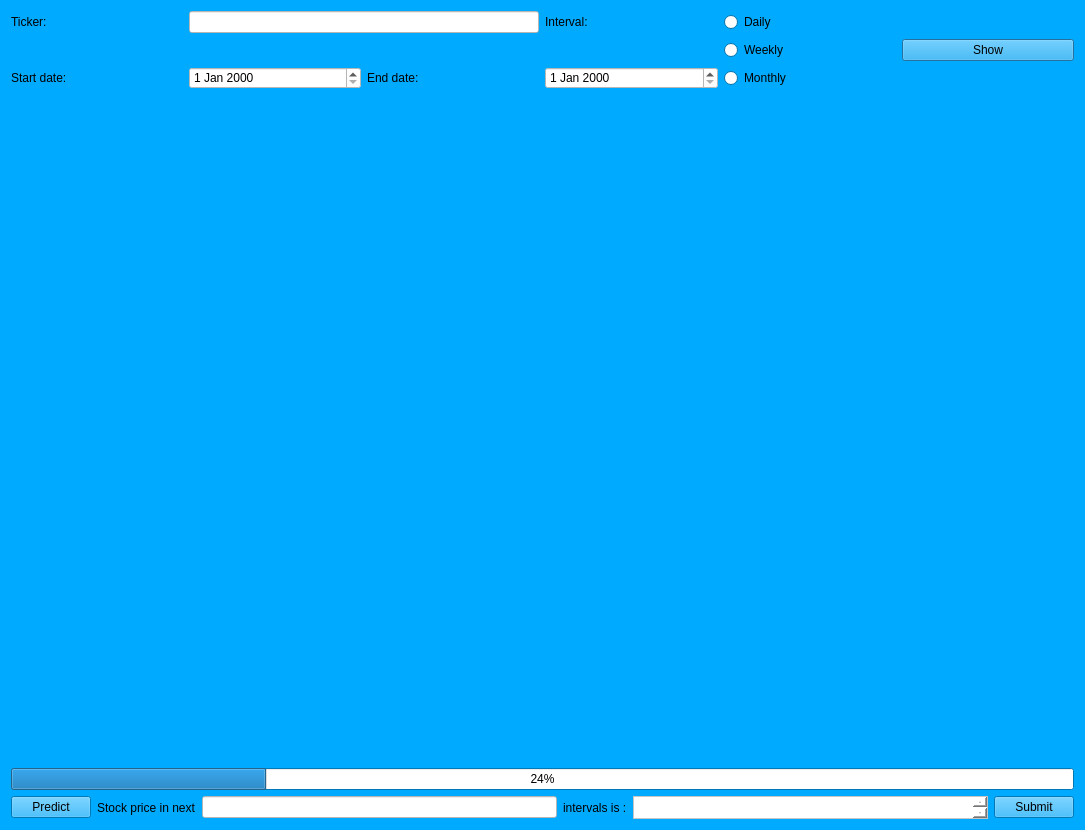
<?xml version="1.0" encoding="UTF-8"?>
<ui version="4.0">
 <class>Dialog</class>
 <widget class="QDialog" name="Dialog">
  <property name="geometry">
   <rect>
    <x>0</x>
    <y>0</y>
    <width>1085</width>
    <height>830</height>
   </rect>
  </property>
  <property name="palette">
   <palette>
    <active>
     <colorrole role="WindowText">
      <brush brushstyle="SolidPattern">
       <color alpha="255">
        <red>0</red>
        <green>0</green>
        <blue>0</blue>
       </color>
      </brush>
     </colorrole>
     <colorrole role="Button">
      <brush brushstyle="SolidPattern">
       <color alpha="255">
        <red>0</red>
        <green>170</green>
        <blue>255</blue>
       </color>
      </brush>
     </colorrole>
     <colorrole role="Light">
      <brush brushstyle="SolidPattern">
       <color alpha="255">
        <red>127</red>
        <green>212</green>
        <blue>255</blue>
       </color>
      </brush>
     </colorrole>
     <colorrole role="Midlight">
      <brush brushstyle="SolidPattern">
       <color alpha="255">
        <red>63</red>
        <green>191</green>
        <blue>255</blue>
       </color>
      </brush>
     </colorrole>
     <colorrole role="Dark">
      <brush brushstyle="SolidPattern">
       <color alpha="255">
        <red>0</red>
        <green>85</green>
        <blue>127</blue>
       </color>
      </brush>
     </colorrole>
     <colorrole role="Mid">
      <brush brushstyle="SolidPattern">
       <color alpha="255">
        <red>0</red>
        <green>113</green>
        <blue>170</blue>
       </color>
      </brush>
     </colorrole>
     <colorrole role="Text">
      <brush brushstyle="SolidPattern">
       <color alpha="255">
        <red>0</red>
        <green>0</green>
        <blue>0</blue>
       </color>
      </brush>
     </colorrole>
     <colorrole role="BrightText">
      <brush brushstyle="SolidPattern">
       <color alpha="255">
        <red>255</red>
        <green>255</green>
        <blue>255</blue>
       </color>
      </brush>
     </colorrole>
     <colorrole role="ButtonText">
      <brush brushstyle="SolidPattern">
       <color alpha="255">
        <red>0</red>
        <green>0</green>
        <blue>0</blue>
       </color>
      </brush>
     </colorrole>
     <colorrole role="Base">
      <brush brushstyle="SolidPattern">
       <color alpha="255">
        <red>255</red>
        <green>255</green>
        <blue>255</blue>
       </color>
      </brush>
     </colorrole>
     <colorrole role="Window">
      <brush brushstyle="SolidPattern">
       <color alpha="255">
        <red>0</red>
        <green>170</green>
        <blue>255</blue>
       </color>
      </brush>
     </colorrole>
     <colorrole role="Shadow">
      <brush brushstyle="SolidPattern">
       <color alpha="255">
        <red>0</red>
        <green>0</green>
        <blue>0</blue>
       </color>
      </brush>
     </colorrole>
     <colorrole role="AlternateBase">
      <brush brushstyle="SolidPattern">
       <color alpha="255">
        <red>127</red>
        <green>212</green>
        <blue>255</blue>
       </color>
      </brush>
     </colorrole>
     <colorrole role="ToolTipBase">
      <brush brushstyle="SolidPattern">
       <color alpha="255">
        <red>255</red>
        <green>255</green>
        <blue>220</blue>
       </color>
      </brush>
     </colorrole>
     <colorrole role="ToolTipText">
      <brush brushstyle="SolidPattern">
       <color alpha="255">
        <red>0</red>
        <green>0</green>
        <blue>0</blue>
       </color>
      </brush>
     </colorrole>
     <colorrole role="PlaceholderText">
      <brush brushstyle="SolidPattern">
       <color alpha="128">
        <red>0</red>
        <green>0</green>
        <blue>0</blue>
       </color>
      </brush>
     </colorrole>
    </active>
    <inactive>
     <colorrole role="WindowText">
      <brush brushstyle="SolidPattern">
       <color alpha="255">
        <red>0</red>
        <green>0</green>
        <blue>0</blue>
       </color>
      </brush>
     </colorrole>
     <colorrole role="Button">
      <brush brushstyle="SolidPattern">
       <color alpha="255">
        <red>0</red>
        <green>170</green>
        <blue>255</blue>
       </color>
      </brush>
     </colorrole>
     <colorrole role="Light">
      <brush brushstyle="SolidPattern">
       <color alpha="255">
        <red>127</red>
        <green>212</green>
        <blue>255</blue>
       </color>
      </brush>
     </colorrole>
     <colorrole role="Midlight">
      <brush brushstyle="SolidPattern">
       <color alpha="255">
        <red>63</red>
        <green>191</green>
        <blue>255</blue>
       </color>
      </brush>
     </colorrole>
     <colorrole role="Dark">
      <brush brushstyle="SolidPattern">
       <color alpha="255">
        <red>0</red>
        <green>85</green>
        <blue>127</blue>
       </color>
      </brush>
     </colorrole>
     <colorrole role="Mid">
      <brush brushstyle="SolidPattern">
       <color alpha="255">
        <red>0</red>
        <green>113</green>
        <blue>170</blue>
       </color>
      </brush>
     </colorrole>
     <colorrole role="Text">
      <brush brushstyle="SolidPattern">
       <color alpha="255">
        <red>0</red>
        <green>0</green>
        <blue>0</blue>
       </color>
      </brush>
     </colorrole>
     <colorrole role="BrightText">
      <brush brushstyle="SolidPattern">
       <color alpha="255">
        <red>255</red>
        <green>255</green>
        <blue>255</blue>
       </color>
      </brush>
     </colorrole>
     <colorrole role="ButtonText">
      <brush brushstyle="SolidPattern">
       <color alpha="255">
        <red>0</red>
        <green>0</green>
        <blue>0</blue>
       </color>
      </brush>
     </colorrole>
     <colorrole role="Base">
      <brush brushstyle="SolidPattern">
       <color alpha="255">
        <red>255</red>
        <green>255</green>
        <blue>255</blue>
       </color>
      </brush>
     </colorrole>
     <colorrole role="Window">
      <brush brushstyle="SolidPattern">
       <color alpha="255">
        <red>0</red>
        <green>170</green>
        <blue>255</blue>
       </color>
      </brush>
     </colorrole>
     <colorrole role="Shadow">
      <brush brushstyle="SolidPattern">
       <color alpha="255">
        <red>0</red>
        <green>0</green>
        <blue>0</blue>
       </color>
      </brush>
     </colorrole>
     <colorrole role="AlternateBase">
      <brush brushstyle="SolidPattern">
       <color alpha="255">
        <red>127</red>
        <green>212</green>
        <blue>255</blue>
       </color>
      </brush>
     </colorrole>
     <colorrole role="ToolTipBase">
      <brush brushstyle="SolidPattern">
       <color alpha="255">
        <red>255</red>
        <green>255</green>
        <blue>220</blue>
       </color>
      </brush>
     </colorrole>
     <colorrole role="ToolTipText">
      <brush brushstyle="SolidPattern">
       <color alpha="255">
        <red>0</red>
        <green>0</green>
        <blue>0</blue>
       </color>
      </brush>
     </colorrole>
     <colorrole role="PlaceholderText">
      <brush brushstyle="SolidPattern">
       <color alpha="128">
        <red>0</red>
        <green>0</green>
        <blue>0</blue>
       </color>
      </brush>
     </colorrole>
    </inactive>
    <disabled>
     <colorrole role="WindowText">
      <brush brushstyle="SolidPattern">
       <color alpha="255">
        <red>0</red>
        <green>85</green>
        <blue>127</blue>
       </color>
      </brush>
     </colorrole>
     <colorrole role="Button">
      <brush brushstyle="SolidPattern">
       <color alpha="255">
        <red>0</red>
        <green>170</green>
        <blue>255</blue>
       </color>
      </brush>
     </colorrole>
     <colorrole role="Light">
      <brush brushstyle="SolidPattern">
       <color alpha="255">
        <red>127</red>
        <green>212</green>
        <blue>255</blue>
       </color>
      </brush>
     </colorrole>
     <colorrole role="Midlight">
      <brush brushstyle="SolidPattern">
       <color alpha="255">
        <red>63</red>
        <green>191</green>
        <blue>255</blue>
       </color>
      </brush>
     </colorrole>
     <colorrole role="Dark">
      <brush brushstyle="SolidPattern">
       <color alpha="255">
        <red>0</red>
        <green>85</green>
        <blue>127</blue>
       </color>
      </brush>
     </colorrole>
     <colorrole role="Mid">
      <brush brushstyle="SolidPattern">
       <color alpha="255">
        <red>0</red>
        <green>113</green>
        <blue>170</blue>
       </color>
      </brush>
     </colorrole>
     <colorrole role="Text">
      <brush brushstyle="SolidPattern">
       <color alpha="255">
        <red>0</red>
        <green>85</green>
        <blue>127</blue>
       </color>
      </brush>
     </colorrole>
     <colorrole role="BrightText">
      <brush brushstyle="SolidPattern">
       <color alpha="255">
        <red>255</red>
        <green>255</green>
        <blue>255</blue>
       </color>
      </brush>
     </colorrole>
     <colorrole role="ButtonText">
      <brush brushstyle="SolidPattern">
       <color alpha="255">
        <red>0</red>
        <green>85</green>
        <blue>127</blue>
       </color>
      </brush>
     </colorrole>
     <colorrole role="Base">
      <brush brushstyle="SolidPattern">
       <color alpha="255">
        <red>0</red>
        <green>170</green>
        <blue>255</blue>
       </color>
      </brush>
     </colorrole>
     <colorrole role="Window">
      <brush brushstyle="SolidPattern">
       <color alpha="255">
        <red>0</red>
        <green>170</green>
        <blue>255</blue>
       </color>
      </brush>
     </colorrole>
     <colorrole role="Shadow">
      <brush brushstyle="SolidPattern">
       <color alpha="255">
        <red>0</red>
        <green>0</green>
        <blue>0</blue>
       </color>
      </brush>
     </colorrole>
     <colorrole role="AlternateBase">
      <brush brushstyle="SolidPattern">
       <color alpha="255">
        <red>0</red>
        <green>170</green>
        <blue>255</blue>
       </color>
      </brush>
     </colorrole>
     <colorrole role="ToolTipBase">
      <brush brushstyle="SolidPattern">
       <color alpha="255">
        <red>255</red>
        <green>255</green>
        <blue>220</blue>
       </color>
      </brush>
     </colorrole>
     <colorrole role="ToolTipText">
      <brush brushstyle="SolidPattern">
       <color alpha="255">
        <red>0</red>
        <green>0</green>
        <blue>0</blue>
       </color>
      </brush>
     </colorrole>
     <colorrole role="PlaceholderText">
      <brush brushstyle="SolidPattern">
       <color alpha="128">
        <red>0</red>
        <green>0</green>
        <blue>0</blue>
       </color>
      </brush>
     </colorrole>
    </disabled>
   </palette>
  </property>
  <property name="windowTitle">
   <string>Price Prediction Using ARIMA model</string>
  </property>
  <layout class="QGridLayout" name="gridLayout_2">
   <item row="0" column="0">
    <layout class="QVBoxLayout" name="verticalLayout">
     <item>
      <layout class="QGridLayout" name="gridLayout">
       <item row="0" column="0">
        <widget class="QLabel" name="label_2">
         <property name="styleSheet">
          <string notr="true">font: 12pt &quot;MS Shell Dlg 2&quot;;</string>
         </property>
         <property name="text">
          <string>Ticker:</string>
         </property>
        </widget>
       </item>
       <item row="0" column="1" colspan="2">
        <widget class="QLineEdit" name="PriceTicker">
         <property name="styleSheet">
          <string notr="true">background-color: rgb(255, 255, 255);</string>
         </property>
        </widget>
       </item>
       <item row="0" column="3">
        <widget class="QLabel" name="label">
         <property name="styleSheet">
          <string notr="true">font: 12pt &quot;MS Shell Dlg 2&quot;;</string>
         </property>
         <property name="text">
          <string>Interval:</string>
         </property>
        </widget>
       </item>
       <item row="0" column="4">
        <widget class="QRadioButton" name="DailyInt">
         <property name="text">
          <string>Daily</string>
         </property>
        </widget>
       </item>
       <item row="1" column="4">
        <widget class="QRadioButton" name="WeeklyInt">
         <property name="text">
          <string>Weekly</string>
         </property>
        </widget>
       </item>
       <item row="1" column="5">
        <widget class="QPushButton" name="PriceShow">
         <property name="styleSheet">
          <string notr="true"/>
         </property>
         <property name="text">
          <string>Show</string>
         </property>
        </widget>
       </item>
       <item row="2" column="0">
        <widget class="QLabel" name="label_3">
         <property name="styleSheet">
          <string notr="true">font: 12pt &quot;MS Shell Dlg 2&quot;;</string>
         </property>
         <property name="text">
          <string>Start date:</string>
         </property>
        </widget>
       </item>
       <item row="2" column="1">
        <widget class="QDateEdit" name="StartDate">
         <property name="styleSheet">
          <string notr="true">background-color: rgb(255, 255, 255);</string>
         </property>
        </widget>
       </item>
       <item row="2" column="2">
        <widget class="QLabel" name="label_4">
         <property name="styleSheet">
          <string notr="true">font: 12pt &quot;MS Shell Dlg 2&quot;;</string>
         </property>
         <property name="text">
          <string>End date:</string>
         </property>
        </widget>
       </item>
       <item row="2" column="3">
        <widget class="QDateEdit" name="EndDate">
         <property name="styleSheet">
          <string notr="true">background-color: rgb(255, 255, 255);</string>
         </property>
        </widget>
       </item>
       <item row="2" column="4">
        <widget class="QRadioButton" name="MonthlyInt">
         <property name="text">
          <string>Monthly</string>
         </property>
        </widget>
       </item>
      </layout>
     </item>
     <item>
      <widget class="MplWidget" name="PricePlot" native="true">
       <property name="minimumSize">
        <size>
         <width>300</width>
         <height>500</height>
        </size>
       </property>
       <property name="palette">
        <palette>
         <active>
          <colorrole role="WindowText">
           <brush brushstyle="SolidPattern">
            <color alpha="255">
             <red>0</red>
             <green>0</green>
             <blue>0</blue>
            </color>
           </brush>
          </colorrole>
          <colorrole role="Button">
           <brush brushstyle="SolidPattern">
            <color alpha="255">
             <red>0</red>
             <green>170</green>
             <blue>255</blue>
            </color>
           </brush>
          </colorrole>
          <colorrole role="Light">
           <brush brushstyle="SolidPattern">
            <color alpha="255">
             <red>127</red>
             <green>212</green>
             <blue>255</blue>
            </color>
           </brush>
          </colorrole>
          <colorrole role="Midlight">
           <brush brushstyle="SolidPattern">
            <color alpha="255">
             <red>63</red>
             <green>191</green>
             <blue>255</blue>
            </color>
           </brush>
          </colorrole>
          <colorrole role="Dark">
           <brush brushstyle="SolidPattern">
            <color alpha="255">
             <red>0</red>
             <green>85</green>
             <blue>127</blue>
            </color>
           </brush>
          </colorrole>
          <colorrole role="Mid">
           <brush brushstyle="SolidPattern">
            <color alpha="255">
             <red>0</red>
             <green>113</green>
             <blue>170</blue>
            </color>
           </brush>
          </colorrole>
          <colorrole role="Text">
           <brush brushstyle="SolidPattern">
            <color alpha="255">
             <red>0</red>
             <green>0</green>
             <blue>0</blue>
            </color>
           </brush>
          </colorrole>
          <colorrole role="BrightText">
           <brush brushstyle="SolidPattern">
            <color alpha="255">
             <red>255</red>
             <green>255</green>
             <blue>255</blue>
            </color>
           </brush>
          </colorrole>
          <colorrole role="ButtonText">
           <brush brushstyle="SolidPattern">
            <color alpha="255">
             <red>0</red>
             <green>0</green>
             <blue>0</blue>
            </color>
           </brush>
          </colorrole>
          <colorrole role="Base">
           <brush brushstyle="SolidPattern">
            <color alpha="255">
             <red>255</red>
             <green>255</green>
             <blue>255</blue>
            </color>
           </brush>
          </colorrole>
          <colorrole role="Window">
           <brush brushstyle="SolidPattern">
            <color alpha="255">
             <red>0</red>
             <green>170</green>
             <blue>255</blue>
            </color>
           </brush>
          </colorrole>
          <colorrole role="Shadow">
           <brush brushstyle="SolidPattern">
            <color alpha="255">
             <red>0</red>
             <green>0</green>
             <blue>0</blue>
            </color>
           </brush>
          </colorrole>
          <colorrole role="AlternateBase">
           <brush brushstyle="SolidPattern">
            <color alpha="255">
             <red>127</red>
             <green>212</green>
             <blue>255</blue>
            </color>
           </brush>
          </colorrole>
          <colorrole role="ToolTipBase">
           <brush brushstyle="SolidPattern">
            <color alpha="255">
             <red>255</red>
             <green>255</green>
             <blue>220</blue>
            </color>
           </brush>
          </colorrole>
          <colorrole role="ToolTipText">
           <brush brushstyle="SolidPattern">
            <color alpha="255">
             <red>0</red>
             <green>0</green>
             <blue>0</blue>
            </color>
           </brush>
          </colorrole>
          <colorrole role="PlaceholderText">
           <brush brushstyle="SolidPattern">
            <color alpha="128">
             <red>0</red>
             <green>0</green>
             <blue>0</blue>
            </color>
           </brush>
          </colorrole>
         </active>
         <inactive>
          <colorrole role="WindowText">
           <brush brushstyle="SolidPattern">
            <color alpha="255">
             <red>0</red>
             <green>0</green>
             <blue>0</blue>
            </color>
           </brush>
          </colorrole>
          <colorrole role="Button">
           <brush brushstyle="SolidPattern">
            <color alpha="255">
             <red>0</red>
             <green>170</green>
             <blue>255</blue>
            </color>
           </brush>
          </colorrole>
          <colorrole role="Light">
           <brush brushstyle="SolidPattern">
            <color alpha="255">
             <red>127</red>
             <green>212</green>
             <blue>255</blue>
            </color>
           </brush>
          </colorrole>
          <colorrole role="Midlight">
           <brush brushstyle="SolidPattern">
            <color alpha="255">
             <red>63</red>
             <green>191</green>
             <blue>255</blue>
            </color>
           </brush>
          </colorrole>
          <colorrole role="Dark">
           <brush brushstyle="SolidPattern">
            <color alpha="255">
             <red>0</red>
             <green>85</green>
             <blue>127</blue>
            </color>
           </brush>
          </colorrole>
          <colorrole role="Mid">
           <brush brushstyle="SolidPattern">
            <color alpha="255">
             <red>0</red>
             <green>113</green>
             <blue>170</blue>
            </color>
           </brush>
          </colorrole>
          <colorrole role="Text">
           <brush brushstyle="SolidPattern">
            <color alpha="255">
             <red>0</red>
             <green>0</green>
             <blue>0</blue>
            </color>
           </brush>
          </colorrole>
          <colorrole role="BrightText">
           <brush brushstyle="SolidPattern">
            <color alpha="255">
             <red>255</red>
             <green>255</green>
             <blue>255</blue>
            </color>
           </brush>
          </colorrole>
          <colorrole role="ButtonText">
           <brush brushstyle="SolidPattern">
            <color alpha="255">
             <red>0</red>
             <green>0</green>
             <blue>0</blue>
            </color>
           </brush>
          </colorrole>
          <colorrole role="Base">
           <brush brushstyle="SolidPattern">
            <color alpha="255">
             <red>255</red>
             <green>255</green>
             <blue>255</blue>
            </color>
           </brush>
          </colorrole>
          <colorrole role="Window">
           <brush brushstyle="SolidPattern">
            <color alpha="255">
             <red>0</red>
             <green>170</green>
             <blue>255</blue>
            </color>
           </brush>
          </colorrole>
          <colorrole role="Shadow">
           <brush brushstyle="SolidPattern">
            <color alpha="255">
             <red>0</red>
             <green>0</green>
             <blue>0</blue>
            </color>
           </brush>
          </colorrole>
          <colorrole role="AlternateBase">
           <brush brushstyle="SolidPattern">
            <color alpha="255">
             <red>127</red>
             <green>212</green>
             <blue>255</blue>
            </color>
           </brush>
          </colorrole>
          <colorrole role="ToolTipBase">
           <brush brushstyle="SolidPattern">
            <color alpha="255">
             <red>255</red>
             <green>255</green>
             <blue>220</blue>
            </color>
           </brush>
          </colorrole>
          <colorrole role="ToolTipText">
           <brush brushstyle="SolidPattern">
            <color alpha="255">
             <red>0</red>
             <green>0</green>
             <blue>0</blue>
            </color>
           </brush>
          </colorrole>
          <colorrole role="PlaceholderText">
           <brush brushstyle="SolidPattern">
            <color alpha="128">
             <red>0</red>
             <green>0</green>
             <blue>0</blue>
            </color>
           </brush>
          </colorrole>
         </inactive>
         <disabled>
          <colorrole role="WindowText">
           <brush brushstyle="SolidPattern">
            <color alpha="255">
             <red>0</red>
             <green>85</green>
             <blue>127</blue>
            </color>
           </brush>
          </colorrole>
          <colorrole role="Button">
           <brush brushstyle="SolidPattern">
            <color alpha="255">
             <red>0</red>
             <green>170</green>
             <blue>255</blue>
            </color>
           </brush>
          </colorrole>
          <colorrole role="Light">
           <brush brushstyle="SolidPattern">
            <color alpha="255">
             <red>127</red>
             <green>212</green>
             <blue>255</blue>
            </color>
           </brush>
          </colorrole>
          <colorrole role="Midlight">
           <brush brushstyle="SolidPattern">
            <color alpha="255">
             <red>63</red>
             <green>191</green>
             <blue>255</blue>
            </color>
           </brush>
          </colorrole>
          <colorrole role="Dark">
           <brush brushstyle="SolidPattern">
            <color alpha="255">
             <red>0</red>
             <green>85</green>
             <blue>127</blue>
            </color>
           </brush>
          </colorrole>
          <colorrole role="Mid">
           <brush brushstyle="SolidPattern">
            <color alpha="255">
             <red>0</red>
             <green>113</green>
             <blue>170</blue>
            </color>
           </brush>
          </colorrole>
          <colorrole role="Text">
           <brush brushstyle="SolidPattern">
            <color alpha="255">
             <red>0</red>
             <green>85</green>
             <blue>127</blue>
            </color>
           </brush>
          </colorrole>
          <colorrole role="BrightText">
           <brush brushstyle="SolidPattern">
            <color alpha="255">
             <red>255</red>
             <green>255</green>
             <blue>255</blue>
            </color>
           </brush>
          </colorrole>
          <colorrole role="ButtonText">
           <brush brushstyle="SolidPattern">
            <color alpha="255">
             <red>0</red>
             <green>85</green>
             <blue>127</blue>
            </color>
           </brush>
          </colorrole>
          <colorrole role="Base">
           <brush brushstyle="SolidPattern">
            <color alpha="255">
             <red>0</red>
             <green>170</green>
             <blue>255</blue>
            </color>
           </brush>
          </colorrole>
          <colorrole role="Window">
           <brush brushstyle="SolidPattern">
            <color alpha="255">
             <red>0</red>
             <green>170</green>
             <blue>255</blue>
            </color>
           </brush>
          </colorrole>
          <colorrole role="Shadow">
           <brush brushstyle="SolidPattern">
            <color alpha="255">
             <red>0</red>
             <green>0</green>
             <blue>0</blue>
            </color>
           </brush>
          </colorrole>
          <colorrole role="AlternateBase">
           <brush brushstyle="SolidPattern">
            <color alpha="255">
             <red>0</red>
             <green>170</green>
             <blue>255</blue>
            </color>
           </brush>
          </colorrole>
          <colorrole role="ToolTipBase">
           <brush brushstyle="SolidPattern">
            <color alpha="255">
             <red>255</red>
             <green>255</green>
             <blue>220</blue>
            </color>
           </brush>
          </colorrole>
          <colorrole role="ToolTipText">
           <brush brushstyle="SolidPattern">
            <color alpha="255">
             <red>0</red>
             <green>0</green>
             <blue>0</blue>
            </color>
           </brush>
          </colorrole>
          <colorrole role="PlaceholderText">
           <brush brushstyle="SolidPattern">
            <color alpha="128">
             <red>0</red>
             <green>0</green>
             <blue>0</blue>
            </color>
           </brush>
          </colorrole>
         </disabled>
        </palette>
       </property>
      </widget>
     </item>
     <item>
      <widget class="QProgressBar" name="progressBar">
       <property name="value">
        <number>24</number>
       </property>
      </widget>
     </item>
     <item>
      <layout class="QHBoxLayout" name="horizontalLayout">
       <item>
        <widget class="QPushButton" name="PredictButton">
         <property name="styleSheet">
          <string notr="true"/>
         </property>
         <property name="text">
          <string>Predict</string>
         </property>
        </widget>
       </item>
       <item>
        <widget class="QLabel" name="label_5">
         <property name="styleSheet">
          <string notr="true">font: 12pt &quot;MS Shell Dlg 2&quot;;</string>
         </property>
         <property name="text">
          <string>Stock price in next</string>
         </property>
        </widget>
       </item>
       <item>
        <widget class="QLineEdit" name="FuturePeriods">
         <property name="styleSheet">
          <string notr="true">background-color: rgb(255, 255, 255);</string>
         </property>
        </widget>
       </item>
       <item>
        <widget class="QLabel" name="label_6">
         <property name="styleSheet">
          <string notr="true">font: 12pt &quot;MS Shell Dlg 2&quot;;</string>
         </property>
         <property name="text">
          <string>intervals is :</string>
         </property>
        </widget>
       </item>
       <item>
        <widget class="QTextBrowser" name="FuturePrice">
         <property name="enabled">
          <bool>true</bool>
         </property>
         <property name="sizePolicy">
          <sizepolicy hsizetype="Expanding" vsizetype="Fixed">
           <horstretch>0</horstretch>
           <verstretch>0</verstretch>
          </sizepolicy>
         </property>
         <property name="minimumSize">
          <size>
           <width>0</width>
           <height>23</height>
          </size>
         </property>
         <property name="maximumSize">
          <size>
           <width>16777215</width>
           <height>23</height>
          </size>
         </property>
         <property name="baseSize">
          <size>
           <width>0</width>
           <height>0</height>
          </size>
         </property>
         <property name="styleSheet">
          <string notr="true">background-color: rgb(255, 255, 255);
font: 12pt &quot;MS Shell Dlg 2&quot;;</string>
         </property>
        </widget>
       </item>
       <item>
        <widget class="QPushButton" name="PredictButton_2">
         <property name="styleSheet">
          <string notr="true"/>
         </property>
         <property name="text">
          <string>Submit</string>
         </property>
        </widget>
       </item>
      </layout>
     </item>
    </layout>
   </item>
  </layout>
 </widget>
 <customwidgets>
  <customwidget>
   <class>MplWidget</class>
   <extends>QWidget</extends>
   <header>mplwidget.h</header>
   <container>1</container>
  </customwidget>
 </customwidgets>
 <resources/>
 <connections/>
</ui>
